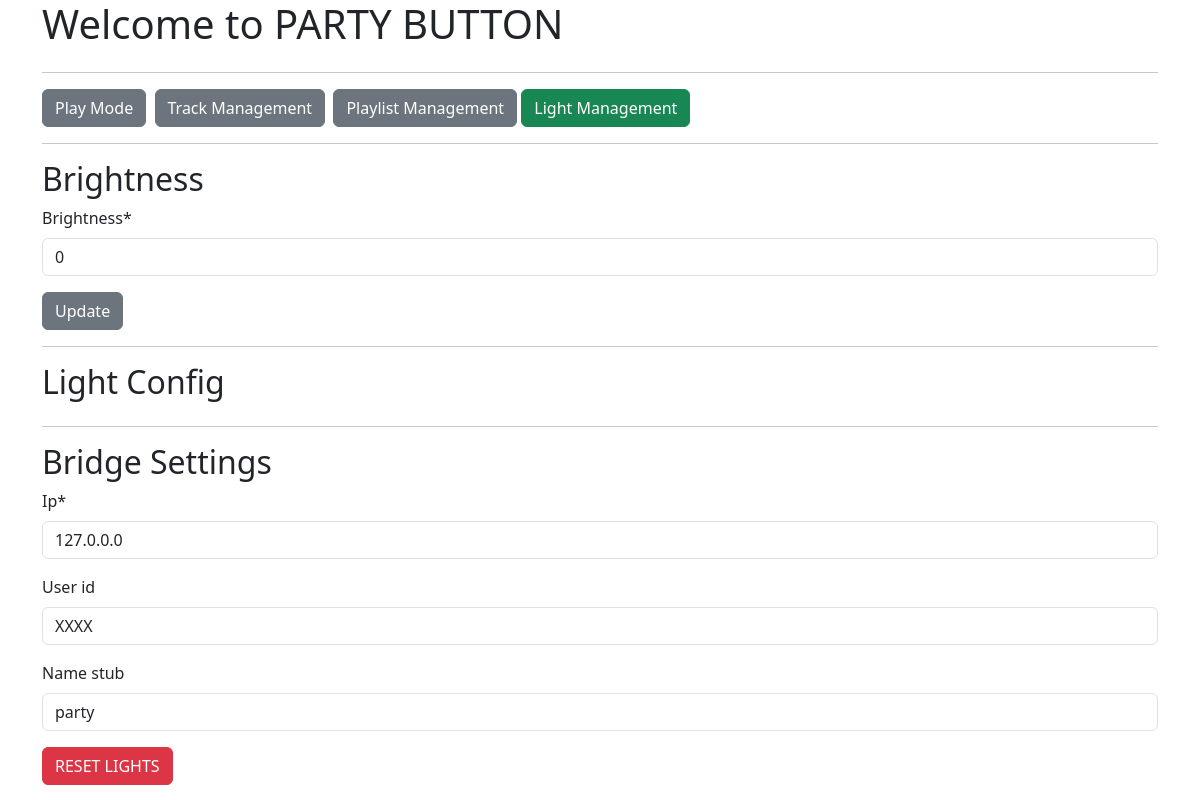
The app's page /lights/, older data.
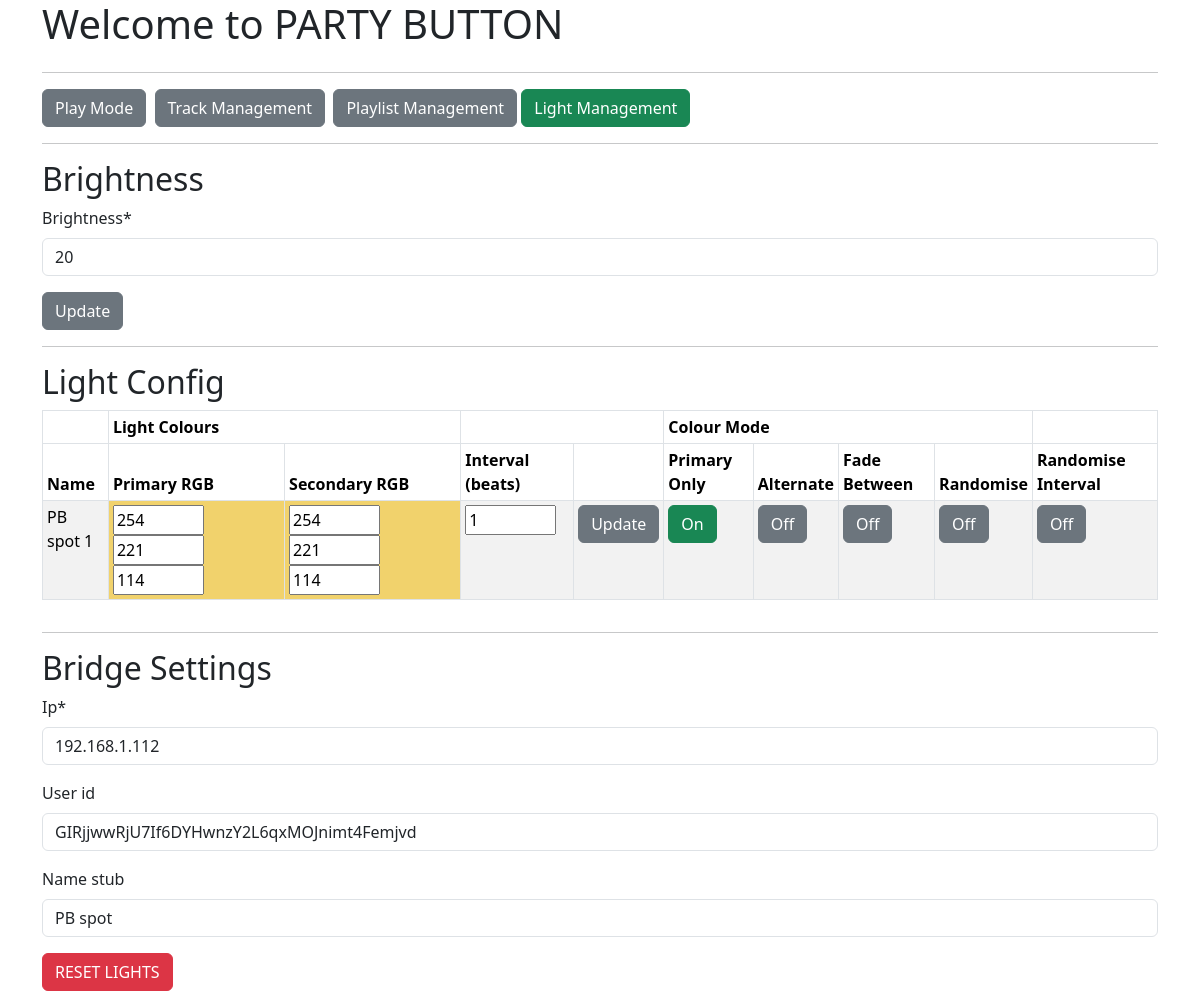
The same page, newer data.
### mp3_manager/models.py (models this page shows, shortened)
class Bridge(models.Model):
    ip = models.CharField(max_length=200, default="127.0.0.0",
                          blank=False, null=False)
    user_id = models.CharField(max_length=200, default="XXXX",
                               blank=True, null=True)
    name_stub = models.CharField(max_length=200, default="party",
                                 blank=True, null=True)
    brightness = models.IntegerField(blank=False, null=False,
                                     default=0,
                                     validators=[MinValueValidator(0),
                                                 MaxValueValidator(100)])

class Light(models.Model):
    name = models.CharField(max_length=200, blank=False, null=False)
    primary_R = models.IntegerField(blank=False, null=False,
                                    default=0,
                                    validators=[MinValueValidator(0),
                                                MaxValueValidator(254)])
    primary_G = models.IntegerField(blank=False, null=False,
                                    default=0,
                                    validators=[MinValueValidator(0),
                                                MaxValueValidator(254)])
    primary_B = models.IntegerField(blank=False, null=False,
                                    default=0,
                                    validators=[MinValueValidator(0),
                                                MaxValueValidator(254)])
    secondary_R = models.IntegerField(blank=False, null=False,
                                      default=0,
                                      validators=[MinValueValidator(0),
                                                  MaxValueValidator(254)])
    secondary_G = models.IntegerField(blank=False, null=False,
                                      default=0,
                                      validators=[MinValueValidator(0),
                                                  MaxValueValidator(254)])
    secondary_B = models.IntegerField(blank=False, null=False,
                                        default=0,
                                        validators=[MinValueValidator(0),
                                                    MaxValueValidator(254)])
    primary_H = models.IntegerField(blank=False, null=False,
                                    default=0,
                                    validators=[MinValueValidator(0),
                                                MaxValueValidator(65535)])
    primary_S = models.IntegerField(blank=False, null=False,
                                    default=0,
                                    validators=[MinValueValidator(0),
                                                MaxValueValidator(254)])
    primary_V = models.IntegerField(blank=False, null=False,
                                    default=0,
                                    validators=[MinValueValidator(0),
                                                MaxValueValidator(254)])
    secondary_H = models.IntegerField(blank=False, null=False,
                                      default=0,
                                      validators=[MinValueValidator(0),
                                                  MaxValueValidator(65535)])
    secondary_S = models.IntegerField(blank=False, null=False,
                                      default=0,
                                      validators=[MinValueValidator(0),
                                                  MaxValueValidator(254)])
    secondary_V = models.IntegerField(blank=False, null=False,
                                        default=0,
                                        validators=[MinValueValidator(0),
                                                    MaxValueValidator(254)])
    primary_colour = models.BooleanField(blank=False, null=False, default=True) # only hold to primary colour
    fade = models.BooleanField(blank=False, null=False, default=False) # move between primary and secondary colour
    random_colour = models.BooleanField(blank=False, null=False, default=False) # Change between random colours
    alternate_colour = models.BooleanField(blank=False, null=False, default=False) # Alternate between colours
    random_interval = models.BooleanField(blank=False, null=False, default=False) # Only change on random intervals
    interval_size = models.IntegerField(blank=False, null=False,                # Change interval size
                                      default=1,
                                      validators=[MinValueValidator(1),
                                                  MaxValueValidator(254)])

### mp3_manager/views.py (the view, shortened to what this page needs)
# urls.py: path("lights/", views.BridgeManagement.as_view(), name="bridge"),
class BridgeManagement(generic.ListView, FormMixin):
    template_name = "mp3_manager/lights.html"
    model = Bridge
    form_class = BridgeForm
    def get(self, request):
        bridge = Bridge.objects.all().first()
        lights = Light.objects.all()
        return render(request, self.template_name,
                      {"bridge": bridge,
                       "lights": lights,
                       "bridgeform": BridgeForm(instance=bridge),
                       "brightnessform": BrightnessForm(instance=bridge),
                       })

### mp3_manager/form.py
class BridgeForm(ModelForm):
    class Meta:
        model = Bridge
        fields = ['ip', 'user_id', 'name_stub']

class BrightnessForm(ModelForm):
    class Meta:
        model = Bridge
        fields = ['brightness']

### mp3_manager/templates/mp3_manager/lights.html (shortened to what this page needs)
{% extends "./base.html" %}
{% load crispy_forms_tags %}
{% block content %}
  <div class="row">
    <div class="col">
      <a href="/"><button type="button" class="btn btn-secondary">Play Mode</button></a>&nbsp;
      <a href="/tracks"><button type="button" class="btn btn-secondary">Track Management</button></a>&nbsp;
      <a href="/playlists"><button type="button" class="btn btn-secondary">Playlist Management</button></a>
      <a href="/lights"><button type="button" class="btn btn-success">Light Management</button></a>
    </div>
  </div>
  <hr>
  <div class="row">
    <div class="col">
      <h2>Brightness</h2>
      <form id="brightness_form" name="brightness_form" action={% url 'mp3_manager:bridge' %} method="post" enctype="multipart/form-data">
      {{ brightnessform|crispy }}
      <input class="btn btn-secondary" type="submit" form="brightness_form" value="Update" id="brightness_update" name="brightness_update"></input>
      </form>
    </div>
  </div>
  <hr>
  <div class="row">
    <div class="col">
      <h2>Light Config</h2>
      {% if lights %}
      <table class="table table-striped table-bordered table-sm" cellspacing="0" width="100%">
        <thead>
          <tr><th></th><th colspan="2">Light Colours</th><th colspan="2"></th><th colspan="4">Colour Mode</th><th></th></tr>
          <tr><th>Name</th><th>Primary RGB</th><th>Secondary RGB</th><th>Interval (beats)</th><th></th><th>Primary Only</th><th>Alternate</th><th>Fade Between</th><th>Randomise</th><th>Randomise Interval</th></tr>
        </thead>
        <tbody>
          {% for light in lights %}
            <tr>
              <form id="light_form_{{ light.pk }}" id="light_update_{ light.pk }}" action={% url 'mp3_manager:lights' %} method="post" enctype="multipart/form-data">
              <td>{{ light.name }}</td>
              <td style="background: rgb({{ light.primary_R }},{{ light.primary_G }},{{ light.primary_B }});">
                <input size="4" type="textarea" id="primary_R" name="primary_R" value={{ light.primary_R }}>
                <input size="4" type="textarea" id="primary_G" name="primary_G" value={{ light.primary_G }}>
                <input size="4" type="textarea" id="primary_B" name="primary_B" value={{ light.primary_B }}>
              </td>
              <td style="background: rgb({{ light.secondary_R }},{{ light.secondary_G }},{{ light.secondary_B }});">
                <input size="4" type="textarea" id="secondary_R" name="secondary_R" value={{ light.secondary_R }}>
                <input size="4" type="textarea" id="secondary_G" name="secondary_G" value={{ light.secondary_G }}>
                <input size="4" type="textarea" id="secondary_B" name="secondary_B" value={{ light.secondary_B }}>
              </td>
              <td>
                <input size="4" type="textarea" id="interval_size" name="interval_size" value={{ light.interval_size }}>
              </td>
              <td>
                <input class="btn btn-secondary" type="submit" form="light_form_{{ light.pk }}" value="Update" name="light_update_{{ light.pk }}">
              </td>
              </form>
              <td>
                {% if light.primary_colour %}
                  <a href="{% url 'mp3_manager:lightprimary' pk=light.pk %}"><button type="button" class="btn btn-success">On</button></a>
                {% else %}
                  <a href="{% url 'mp3_manager:lightprimary' pk=light.pk %}"><button type="button" class="btn btn-secondary">Off</button></a>
                {% endif %}
              </td>
              <td>
                {% if light.alternate_colour %}
                  <a href="{% url 'mp3_manager:lightalternate' pk=light.pk %}"><button type="button" class="btn btn-success">On</button></a>
                {% else %}
                  <a href="{% url 'mp3_manager:lightalternate' pk=light.pk %}"><button type="button" class="btn btn-secondary">Off</button></a>
                {% endif %}
              </td>
              <td>
                {% if light.fade %}
                  <a href="{% url 'mp3_manager:lightfade' pk=light.pk %}"><button type="button" class="btn btn-success">On</button></a>
                {% else %}
                  <a href="{% url 'mp3_manager:lightfade' pk=light.pk %}"><button type="button" class="btn btn-secondary">Off</button></a>
                {% endif %}
              </td>
              <td>
                {% if light.random_colour %}
                  <a href="{% url 'mp3_manager:lightrandom' pk=light.pk %}"><button type="button" class="btn btn-success">On</button></a>
                {% else %}
                  <a href="{% url 'mp3_manager:lightrandom' pk=light.pk %}"><button type="button" class="btn btn-secondary">Off</button></a>
                {% endif %}
              </td>
              <td>
                {% if light.random_interval %}
                  <a href="{% url 'mp3_manager:lightinterval' pk=light.pk %}"><button type="button" class="btn btn-success">On</button></a>
                {% else %}
                  <a href="{% url 'mp3_manager:lightinterval' pk=light.pk %}"><button type="button" class="btn btn-secondary">Off</button></a>
                {% endif %}
              </td>
            </tr>
          {% endfor %}
        </tbody>
      </table>
      {% endif %}
    </div>
  </div>
  <hr>
  <div class="row">
    <div class="col">
      <h2>Bridge Settings</h2>
        <form id="bridge_form" name="bridge_form" action={% url 'mp3_manager:bridge' %} method="post" enctype="multipart/form-data">
        {{ bridgeform|crispy }}
        <input class="btn btn-danger" type="submit" form="bridge_form" value="RESET LIGHTS" id="bridge_reset" name="bridge_reset"></input>
        </form>
    </div>
  </div>
{% endblock %}

### mp3_manager/templates/mp3_manager/base.html (shortened to what this page needs)
{% load static %}
<!DOCTYPE html>
<html>
<head>
    <link rel="stylesheet" href="{% static 'css/style.css' %}">
    {% load bootstrap5 %}
    {% bootstrap_css %}
</head>
<body>
<div class="container">
  <div class="row">
    <div class="col">
      <h1>Welcome to PARTY BUTTON</h1>
    </div>
  </div>
  <hr>
  {% block content %}{% endblock %}
</div>
</body>
</html>

### mp3_manager/static/css/style.css (style rules this page uses)
h1 { color: green; }
h2 { color: maroon; }
a:link { color: white; text-decoration: none; }

Row changes from the older to the newer data that the page shows:
added Bridge: brightness "20", ip "192.168.1.112", user_id "GIRjjwwRjU7If6DYHwnzY2L6qxMOJnimt4Femjvd", name_stub "PB spot"
added Light: name "PB spot 1", primary_R "254", primary_G "221", primary_B "114", secondary_R "254", secondary_G "221", secondary_B "114", interval_size "1", primary_colour "On", alternate_colour "Off", fade "Off", random_colour "Off", random_interval "Off"
Text that changed along with them:
form field brightness: "0" → (not shown)
form field ip: "127.0.0.0" → (not shown)
form field user_id: "XXXX" → (not shown)
form field name_stub: "party" → (not shown)
text now shown: "Light Colours Colour Mode Name Primary RGB Secondary RGB Interval (beats) Primary Only Alternate Fade Between Randomise Randomise Interval"
